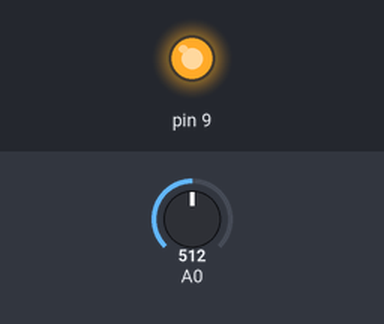
A sketch run on a simulated Arduino Uno, built with avr-gcc and run on an emulated ATmega328P. Parts: output pins drawn as LEDs (lit = HIGH). The inputs (shaded band) are chosen by the test bench; at power-on: A0 = 512. What the sketch prints to the serial monitor is not drawn.

Above: at 1.2 s.
1.3 s: A0 set to 149
2.8 s: A0 set to 127
At 3.1 s:
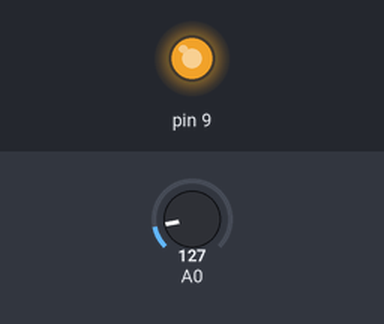
4.3 s: A0 set to 20
At 5.3 s:
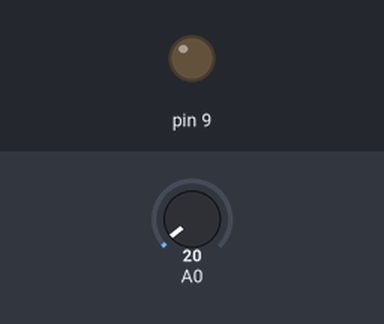
Timing chart, 0 to 7.3 s (numbered marks = the images above; inputs shaded):
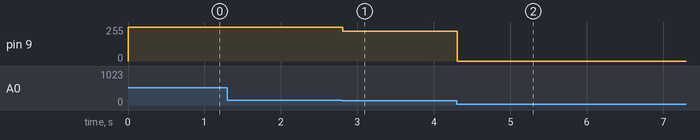

Measured:
- after the input at 2.8 s, pin 9: 255/255 → 224/255 at once
- after the input at 4.3 s, pin 9: 224/255 → 0/255 at once

The sketch:

2.ino
```cpp
void setup() {
  Serial.begin(9600);
}

void loop() {
  int sensorVal = analogRead(A0);
  Serial.println(sensorVal);
  if(sensorVal < 30) sensorVal = 30;
  if(sensorVal > 140) sensorVal = 140;
  analogWrite(9, map(sensorVal,30,140,0,255));
  delay(1);
}
```
